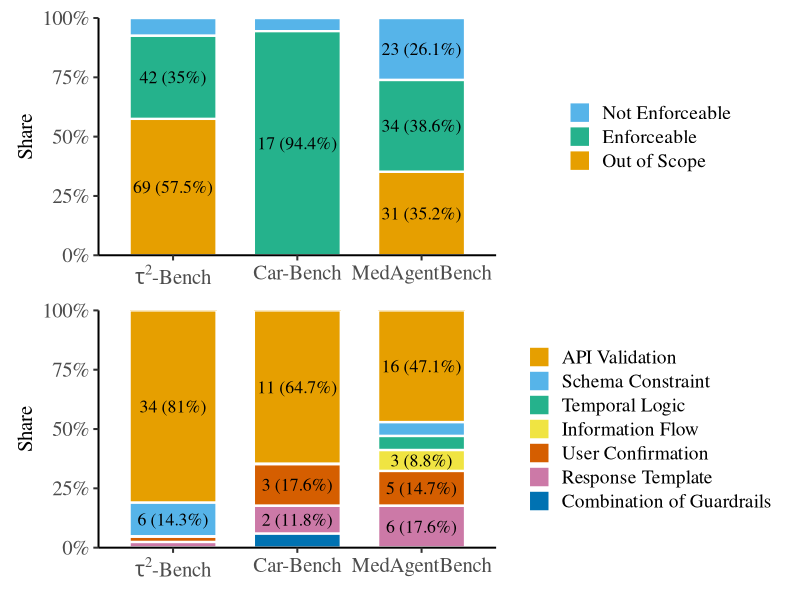
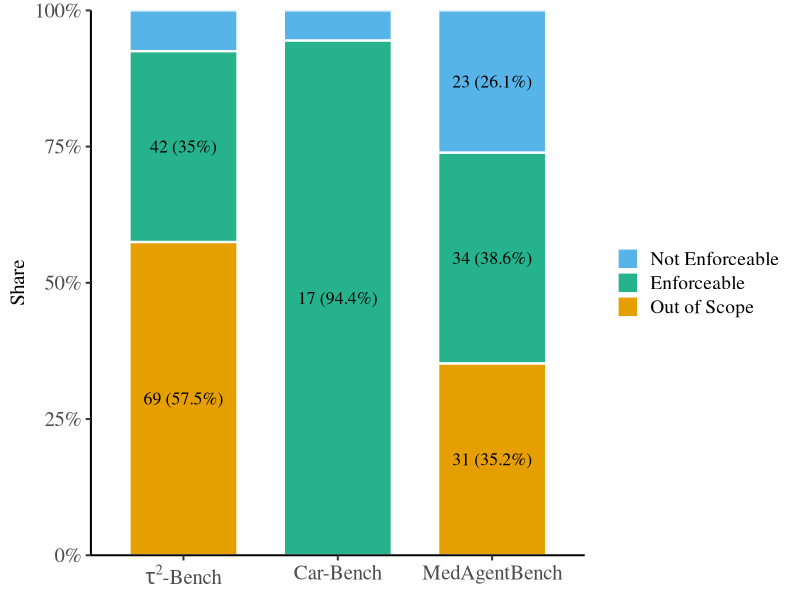
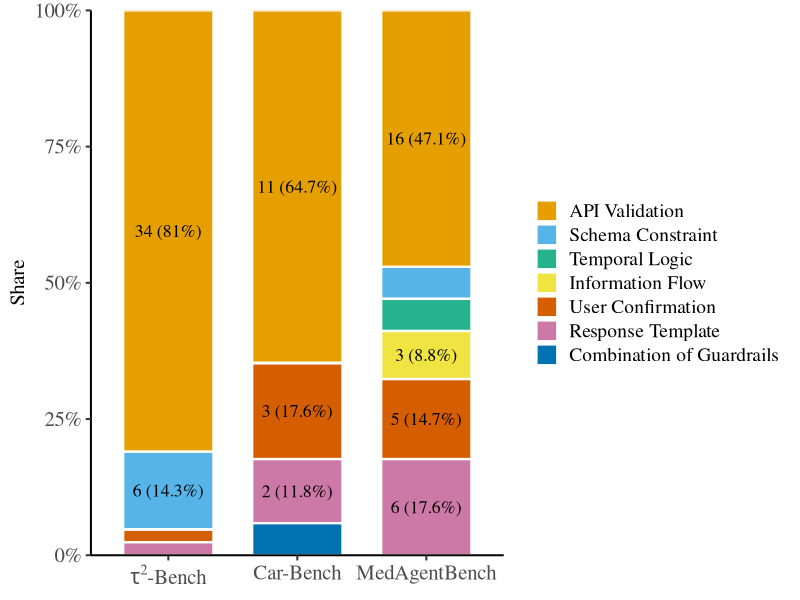
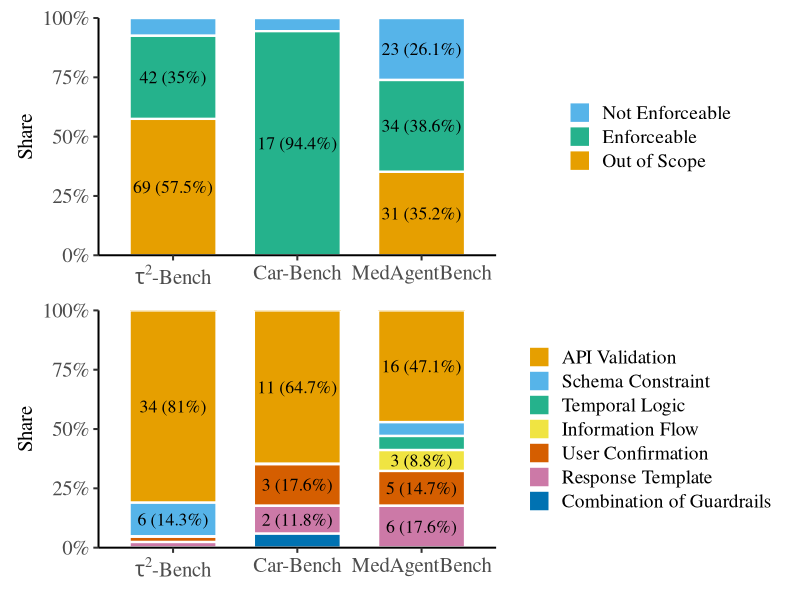

Source code (R) for these figures, in order:
library(ggplot2)
library(scales)
library(patchwork)

# colors: #E69F00, #56B4E9, #009E73, #F0E442, #0072B2, #D55E00, #CC79A7
colors <- list(
    color0 = "#E69F00",
    color1 = "#56B4E9",
    color2 = "#25b28c",
    color3 = "#F0E442",
    color5 = "#D55E00",
    color6 = "#CC79A7",
    color4 = "#0072B2"
)

# --------------------------
# Top plot: enforceability
# --------------------------
df1 <- data.frame(
  Benchmark = rep(c("tau2-Bench", "Car-Bench", "MedAgentBench"), each = 3),
  Category = rep(c("Out of Scope", "Not Enforceable", "Enforceable"), times = 3),
  Value = c(
    69, 9, 42,
    0, 1, 17,
    31, 23, 34
  )
)

df1$Benchmark <- factor(
  df1$Benchmark,
  levels = c("tau2-Bench", "Car-Bench", "MedAgentBench")
)

df1 <- do.call(rbind, lapply(split(df1, df1$Benchmark), function(d) {
  d$Prop <- d$Value / sum(d$Value)
  d$Label <- ifelse(
    d$Prop >= 0.08,
    paste0(d$Value, " (", round(100 * d$Prop, 1), "%)"),
    ""
  )
  d
}))

df1$Category <- factor(
  df1$Category,
  levels = c("Not Enforceable", "Enforceable", "Out of Scope")
)

colors1 <- c( # red blue green
  "Out of Scope" = colors[[1]],
  "Not Enforceable" = colors[[2]],
  "Enforceable"  = colors[[3]]
)

p1 <- ggplot(df1, aes(x = Benchmark, y = Prop, fill = Category)) +
  geom_col(width = 0.7, color = "white", linewidth = 0.8) +
  geom_text(
    aes(label = Label),
    position = position_stack(vjust = 0.5),
    size = 4.5,
    family = "serif"
  ) +
  scale_fill_manual(values = colors1) +
  scale_y_continuous(
    labels = percent_format(accuracy = 1),
    expand = c(0, 0)
  ) +
  scale_x_discrete(
    labels = c(
      "tau2-Bench" = expression(tau^2 * "-Bench"),
      "Car-Bench" = "Car-Bench",
      "MedAgentBench" = "MedAgentBench"
    )
  ) +
  labs(x = NULL, y = "Share", fill = NULL) +
  theme_classic(base_size = 15, base_family = "serif") +
  theme(
    axis.text.x = element_text(size = 15, face = "bold"),
    axis.text.y = element_text(size = 15),
    axis.title.y = element_text(size = 15),
    legend.position = "right",
    legend.text = element_text(size = 14),
    panel.border = element_blank()
  )


ggsave("stacked_bar_benchmarks_enforceability.pdf", p1, width = 8, height = 2, bg = "white")

# --------------------------
# Bottom plot: guardrail types
# --------------------------
df2 <- data.frame(
  Benchmark = rep(c("tau2-Bench", "Car-Bench", "MedAgentBench"), each = 7),
  Category = rep(c(
    "User Confirmation",
    "Schema Constraint",
    "Response Template",
    "API Validation",
    "Information Flow",
    "Temporal Logic",
    "Combination of Guardrails"
  ), times = 3),
  Value = c(
    1, 6, 1, 34, 0, 0, 0,   # tau2-Bench
    3, 0, 2, 11, 0, 0, 1,   # Car-Bench
    5, 2, 6, 16, 3, 2, 0    # MedAgentBench
  )
)

df2$Benchmark <- factor(
  df2$Benchmark,
  levels = c("tau2-Bench", "Car-Bench", "MedAgentBench")
)

df2$Category <- factor(
  df2$Category,
  levels = c(
    "API Validation",
    "Schema Constraint",
    "Temporal Logic",
    "Information Flow",
    "User Confirmation",
    "Response Template",
    "Combination of Guardrails"
  )
)

df2 <- do.call(rbind, lapply(split(df2, df2$Benchmark), function(d) {
  d$Prop <- d$Value / sum(d$Value)
  d$Label <- ifelse(
    d$Prop >= 0.08,
    paste0(d$Value, " (", round(100 * d$Prop, 1), "%)"),
    ""
  )
  d
}))

colors2 <- c(
  "API Validation" = colors[[1]],
    "Schema Constraint" = colors[[2]],
    "Temporal Logic" = colors[[3]],
    "Information Flow" = colors[[4]],
    "User Confirmation" = colors[[5]],
    "Response Template" = colors[[6]],
    "Combination of Guardrails" = colors[[7]]
)

p2 <- ggplot(df2, aes(x = Benchmark, y = Prop, fill = Category)) +
  geom_col(width = 0.7, color = "white", linewidth = 0.8) +
  geom_text(
    aes(label = Label),
    position = position_stack(vjust = 0.5),
    size = 4.5,
    family = "serif"
  ) +
  scale_fill_manual(values = colors2) +
  scale_y_continuous(
    labels = percent_format(accuracy = 1),
    expand = c(0, 0)
  ) +
  scale_x_discrete(
    labels = c(
      "tau2-Bench" = expression(tau^2 * "-Bench"),
      "Car-Bench" = "Car-Bench",
      "MedAgentBench" = "MedAgentBench"
    )
  ) +
#   guides(fill = guide_legend(nrow = 3, byrow = TRUE)) +
  labs(x = NULL, y = "Share", fill = NULL) +
  theme_classic(base_size = 15, base_family = "serif") +
  theme(
    axis.text.x = element_text(size = 15, face = "bold"),
    axis.text.y = element_text(size = 15),
    axis.title.y = element_text(size = 15),
    legend.position = "right",
    legend.text = element_text(size = 14),
    panel.border = element_blank()
  )

# --------------------------
# Combine vertically
# --------------------------
p <- p1 / p2 + plot_layout(heights = c(1, 1))

print(p)

# p2
ggsave("stacked_bar_benchmarks_guardrail_types.pdf", p2, width = 8, height = 3, bg = "white")

ggsave("stacked_bar_benchmarks_two_panels.pdf", p, width = 8, height = 6, bg = "white")
